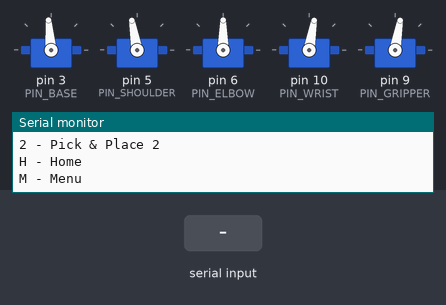
Recording of a program running on a simulated Arduino Uno, built with avr-gcc and run on an emulated ATmega328P. Parts: 5 × servo, the last lines printed to the serial monitor. Inputs (shaded band) come from the test bench.

Above: at 3.9 s.
4.0 s: "1\n" received over Serial
At 5.67 s:
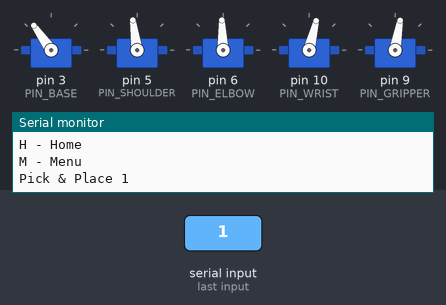
At 9.7 s:
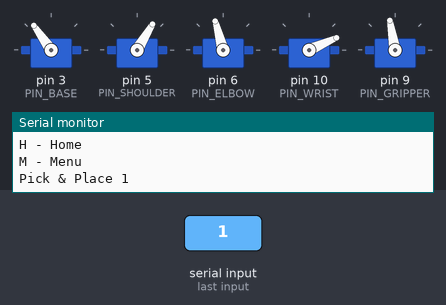
Timing chart, 0 to 23.9 s (numbered marks = the images above; inputs shaded):
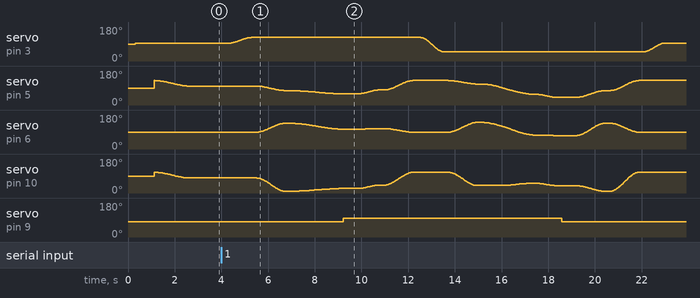

Measured:
- after the input at 4.0 s, servo on pin 9 (PIN_GRIPPER): 80° → 100° after 5.2 s, → 80° 9.4 s later

The program:

main.cpp
```cpp
#include <Arduino.h>
#include <Servo.h>
#include <math.h>

// Easing profiles
float getSCurveProgress(float t) { t = constrain(t, 0.0, 1.0); return 3.0 * t * t - 2.0 * t * t * t; }
float getSmoothstepProgress(float t) { t = constrain(t, 0.0, 1.0); return t * t * (3.0 - 2.0 * t); }

// Robot dimensions (mm)
const float L1 = 90.0;   // Base height
const float L2 = 105.0;  // Shoulder link
const float L3 = 145.0;  // Elbow link
const float L4 = 150.0;  // Gripper length

// Calibrated offsets
const int OFFSET_BASE     = 5;
const int OFFSET_SHOULDER = 10;
const int OFFSET_ELBOW    = 0;
const int OFFSET_WRIST    = -10;

// Gripper
const int GRIPPER_OPEN_ANGLE = 80;
const int GRIPPER_CLOSED_ANGLE = 100;

// Pins
const int PIN_BASE     = 3;
const int PIN_SHOULDER = 5;
const int PIN_ELBOW    = 6;
const int PIN_WRIST    = 10;
const int PIN_GRIPPER  = 9;

// Debug switches
const bool DEBUG_IK = false;

Servo sBase, sShoulder, sElbow, sWrist, sGripper;

// Current joint states (deg)
float curBase = 90, curShoulder = 120, curElbow = 90, curWrist = 120;

// Prototypes
void smoothMoveAll(float targetShoulder, float targetElbow, float targetWrist, int duration_ms = 1500);
void BaseMove(float targetBase, int duration_ms = 800);
void calculateIK(float r, float theta, float z, float &t1, float &t2, float &t3);
void moveToPosition(float r, float theta, float z);
void pickAndPlace(float pickR, float pickTheta, float pickZ, float placeR, float placeTheta, float placeZ);

void setup() {
  Serial.begin(9600);
  sBase.attach(PIN_BASE);
  sShoulder.attach(PIN_SHOULDER);
  sElbow.attach(PIN_ELBOW);
  sWrist.attach(PIN_WRIST);
  sGripper.attach(PIN_GRIPPER);

  // Home
  sGripper.write(GRIPPER_OPEN_ANGLE);
  delay(300);
  BaseMove(90);
  smoothMoveAll(90, 90, 90);

  Serial.println("=== ROBOT ARM CONTROL ===");
  Serial.println("B - Base rotation test");
  Serial.println("A - Arm movement test");
  Serial.println("P - Pick & Place 1");
  Serial.println("2 - Pick & Place 2");
  Serial.println("H - Home");
  Serial.println("M - Menu");
}

void loop() {
  if (Serial.available() == 0) return;
  String input = Serial.readStringUntil('\n');
  input.trim(); input.toUpperCase();
  if (input.length() == 0) return;
  char command = input.charAt(0);

  if (command == 'B') {
    Serial.println("Base test");
    BaseMove(0, 900); delay(300);
    BaseMove(120, 900); delay(300);
    BaseMove(180, 900); delay(300);

  } else if (command == 'A') {
    Serial.println("Arm test");
    smoothMoveAll(120, 90, 120, 1200); delay(300);
    smoothMoveAll(30, 75, 45, 1200);

  } else if (command == '1') {
    Serial.println("Pick & Place 1");
    pickAndPlace(300, 120, 50, 350, 45, 50);

  } else if (command == '2') {
    Serial.println("Pick & Place 2");
    pickAndPlace(320, 60, 50, 280, 120, 50);

  } else if (command == 'H') {
    Serial.println("Home");
    BaseMove(90);
    smoothMoveAll(90, 90, 90);
    sGripper.write(GRIPPER_OPEN_ANGLE);

  } else if (command == 'M') {
    Serial.println("=== ROBOT ARM CONTROL ===");
    Serial.println("B - Base rotation test");
    Serial.println("A - Arm movement test");
    Serial.println("1 - Pick & Place 1");
    Serial.println("2 - Pick & Place 2");
    Serial.println("H - Home");
    Serial.println("M - Menu");

  } else {
    Serial.println("Unknown command. Press M for menu.");
  }
}

// Base movement with S-curve
void BaseMove(float targetBase, int duration_ms) {
  int totalSteps = 80;
  int stepDelay = max(5, duration_ms / totalSteps);
  float diffBase = targetBase - curBase;
  for (int i = 0; i <= totalSteps; i++) {
    float eased = getSCurveProgress((float)i / totalSteps);
    float tempBase = curBase + (diffBase * eased);
    sBase.write(constrain(tempBase + OFFSET_BASE, 0, 180));
    delay(stepDelay);
  }
  sBase.write(constrain(targetBase + OFFSET_BASE, 0, 180));
  curBase = targetBase;
}

// Shoulder/Elbow/Wrist movement with smoothstep
void smoothMoveAll(float targetShoulder, float targetElbow, float targetWrist, int duration_ms) {
  int totalSteps = 100;
  int stepDelay = max(5, duration_ms / totalSteps);
  float diffShoulder = targetShoulder - curShoulder;
  float diffElbow = targetElbow - curElbow;
  float diffWrist = targetWrist - curWrist;
  for (int i = 0; i <= totalSteps; i++) {
    float eased = getSmoothstepProgress((float)i / totalSteps);
    float tempShoulder = curShoulder + (diffShoulder * eased);
    float tempElbow = curElbow + (diffElbow * eased);
    float tempWrist = curWrist + (diffWrist * eased);
    sShoulder.write(constrain(tempShoulder + OFFSET_SHOULDER, 0, 180));
    sElbow.write(constrain(tempElbow + OFFSET_ELBOW, 0, 180));
    sWrist.write(constrain(tempWrist + OFFSET_WRIST, 0, 180));
    delay(stepDelay);
  }
  sShoulder.write(constrain(targetShoulder + OFFSET_SHOULDER, 0, 180));
  sElbow.write(constrain(targetElbow + OFFSET_ELBOW, 0, 180));
  sWrist.write(constrain(targetWrist + OFFSET_WRIST, 0, 180));
  curShoulder = targetShoulder; curElbow = targetElbow; curWrist = targetWrist;
}

// IK path planning with waypoints along R from 240 to target R
void moveToPosition(float r, float theta, float z) {
  const int NUM_WAYPOINTS = 3;
  float waypointAngles[NUM_WAYPOINTS][3];
  float startR = 240.0;
  float stepR = (r - startR) / (NUM_WAYPOINTS - 1);

  for (int i = 0; i < NUM_WAYPOINTS; i++) {
    float currentR = startR + (stepR * i);
    float t1, t2, t3;
    calculateIK(currentR, theta, z, t1, t2, t3);
    waypointAngles[i][0] = t1;
    waypointAngles[i][1] = t2;
    waypointAngles[i][2] = t3;
  }

  BaseMove(theta, 1000);
  delay(200);

  // Move to first waypoint
  smoothMoveAll(waypointAngles[0][0], waypointAngles[0][1], waypointAngles[0][2], 1200);
  delay(150);

  // Sweep through waypoints
  int totalSteps = 150;
  int stepDelay = 15;
  float targetShoulder = waypointAngles[NUM_WAYPOINTS - 1][0];
  float targetElbow = waypointAngles[NUM_WAYPOINTS - 1][1];
  float targetWrist = waypointAngles[NUM_WAYPOINTS - 1][2];

  for (int step = 0; step <= totalSteps; step++) {
    float eased = getSmoothstepProgress((float)step / totalSteps);
    float waypointProgress = eased * (NUM_WAYPOINTS - 1);
    int idx = (int)waypointProgress;
    float localProgress = waypointProgress - idx;
    if (idx >= NUM_WAYPOINTS - 1) { idx = NUM_WAYPOINTS - 2; localProgress = 1.0; }

    float shoulder = waypointAngles[idx][0] + (waypointAngles[idx + 1][0] - waypointAngles[idx][0]) * localProgress;
    float elbow    = waypointAngles[idx][1] + (waypointAngles[idx + 1][1] - waypointAngles[idx][1]) * localProgress;
    float wrist    = waypointAngles[idx][2] + (waypointAngles[idx + 1][2] - waypointAngles[idx][2]) * localProgress;

    sShoulder.write(constrain(shoulder + OFFSET_SHOULDER, 0, 180));
    sElbow.write(constrain(elbow + OFFSET_ELBOW, 0, 180));
    sWrist.write(constrain(wrist + OFFSET_WRIST, 0, 180));
    delay(stepDelay);
  }

  sShoulder.write(constrain(targetShoulder + OFFSET_SHOULDER, 0, 180));
  sElbow.write(constrain(targetElbow + OFFSET_ELBOW, 0, 180));
  sWrist.write(constrain(targetWrist + OFFSET_WRIST, 0, 180));
  curShoulder = targetShoulder; curElbow = targetElbow; curWrist = targetWrist;
}

// Pick & Place sequence (with safe poses)
void pickAndPlace(float pickR, float pickTheta, float pickZ, float placeR, float placeTheta, float placeZ) {
  // Open gripper
  sGripper.write(GRIPPER_OPEN_ANGLE); delay(300);

  // Approach pick
  moveToPosition(pickR, pickTheta, pickZ);

  // Pick
  sGripper.write(GRIPPER_CLOSED_ANGLE); delay(600);

  // Lift up Z+50
  float t1_lift, t2_lift, t3_lift;
  calculateIK(pickR, pickTheta, pickZ + 50, t1_lift, t2_lift, t3_lift);
  smoothMoveAll(t1_lift, t2_lift, t3_lift, 900); delay(200);

  // Move to safe joint pose before base turn
  smoothMoveAll(120, 90, 120, 1200); delay(300);

  // Approach place from above (Z+50)
  moveToPosition(placeR, placeTheta, placeZ + 50);

  // Vertical down to place
  float t1_place, t2_place, t3_place;
  calculateIK(placeR, placeTheta, placeZ, t1_place, t2_place, t3_place);
  smoothMoveAll(t1_place, t2_place, t3_place, 900); delay(200);

  // Release
  sGripper.write(GRIPPER_OPEN_ANGLE); delay(600);

  // Retract horizontally to (240, theta, Z)
  float t1_ret, t2_ret, t3_ret;
  calculateIK(240.0, placeTheta, placeZ, t1_ret, t2_ret, t3_ret);
  smoothMoveAll(t1_ret, t2_ret, t3_ret, 1200); delay(200);

  // Lift to safe pose, then base to 90
  smoothMoveAll(120, 90, 120, 1200); delay(200);
  BaseMove(90, 900); delay(200);
}

// Inverse kinematics
void calculateIK(float r, float theta, float z, float &t1, float &t2, float &t3) {
  float a = r - L4; // planar reach correction
  float d = L1 - z; // vertical offset
  float b = L3;
  float c = L2;

  float K = (a*a + b*b + d*d - c*c) / 2.0;
  float sqrt_term = sqrt(a*a + d*d);
  float Alfa = asin(K / (b * sqrt_term)) - atan2(d, a); // radians

  float X = atan2(b * cos(Alfa) - d, a - b * sin(Alfa));
  t1 = X * (180.0 / PI);

  Alfa = Alfa * (180.0 / PI);
  t2 = 90 + t1 - Alfa;
  t3 = Alfa;

  if (DEBUG_IK) {
    Serial.println("--- IK ---");
    Serial.print("r="); Serial.print(r);
    Serial.print(" th="); Serial.print(theta);
    Serial.print(" z="); Serial.println(z);
    Serial.print("t1="); Serial.print(t1);
    Serial.print(" t2="); Serial.print(t2);
    Serial.print(" t3="); Serial.println(t3);
  }
}
```

ik_test.cpp
```cpp
#include <Arduino.h>
#include <Servo.h>
#include <math.h>

// --- ROBOT DIMENSIONS ---
const float L1 = 90.0;   // Base Height
const float L2 = 105.0;  // Shoulder Link
const float L3 = 145.0;  // Elbow Link
const float L4 = 170.0;  // Gripper Length

// --- CALIBRATED OFFSETS ---
const int OFFSET_BASE     = 5;
const int OFFSET_SHOULDER = 10;
const int OFFSET_ELBOW    = 0;
const int OFFSET_WRIST    = -10;

// --- PINS ---
const int PIN_BASE     = 3;
const int PIN_SHOULDER = 5;
const int PIN_ELBOW    = 6;
const int PIN_WRIST    = 10;
const int PIN_GRIPPER  = 8;

Servo sBase, sShoulder, sElbow, sWrist, sGripper;

// Global variables to store current positions
float curBase = 90, curShoulder = 90, curElbow = 90, curWrist = 90;

// Function prototypes
void smoothMoveAll(float targetShoulder, float targetElbow, float targetWrist);
void BaseMove(float targetBase);
void calculateIK(float r, float theta, float z, float &t1, float &t2, float &t3);

void setup() {
  Serial.begin(9600);
  sBase.attach(PIN_BASE);
  sShoulder.attach(PIN_SHOULDER);
  sElbow.attach(PIN_ELBOW);
  sWrist.attach(PIN_WRIST);
  sGripper.attach(PIN_GRIPPER);

  // Initialize Home
  BaseMove(90);
  smoothMoveAll(90, 90, 90);

  Serial.println("=== IK TEST MODE ===");
  Serial.println();

  // Test IK with your values
  Serial.println("=== Testing IK with R=275, Z=53.36 ===");
  float test_r = 275.0;
  float test_theta = 90.0;
  float test_z = 53.36;
  float test_t1, test_t2, test_t3;

  calculateIK(test_r, test_theta, test_z, test_t1, test_t2, test_t3);

  Serial.println();
  Serial.println("Commands:");
  Serial.println("  T - Test with R=275, Z=53.36");
  Serial.println("  M R,Theta,Z - Manual input (e.g., M 275,90,53.36)");
  Serial.println("  H - Home position");
}

void loop() {
  if (Serial.available() > 0) {
    String input = Serial.readStringUntil('\n');
    input.trim();
    input.toUpperCase();

    if (input.length() == 0) return;

    char command = input.charAt(0);

    if (command == 'T') {
      // Test with specified values
      Serial.println("\n=== Testing R=275, Z=53.36 ===");
      float t1, t2, t3;
      calculateIK(275.0, 90.0, 53.36, t1, t2, t3);

      Serial.print("\nMoving to calculated position...");
      BaseMove(90.0);
      smoothMoveAll(t1, t2, t3);
      Serial.println("Done!");

    } else if (command == 'M') {
      // Manual input: M R,Theta,Z
      int comma1 = input.indexOf(',');
      int comma2 = input.indexOf(',', comma1 + 1);

      if (comma1 > 0 && comma2 > 0) {
        float r = input.substring(2, comma1).toFloat();
        float theta = input.substring(comma1 + 1, comma2).toFloat();
        float z = input.substring(comma2 + 1).toFloat();

        Serial.print("\n=== Testing R="); Serial.print(r);
        Serial.print(", Theta="); Serial.print(theta);
        Serial.print(", Z="); Serial.print(z); Serial.println(" ===");

        float t1, t2, t3;
        calculateIK(r, theta, z, t1, t2, t3);

        Serial.print("\nMoving to calculated position...");
        BaseMove(theta);
        smoothMoveAll(t1, t2, t3);
        Serial.println("Done!");
      } else {
        Serial.println("Format: M R,Theta,Z (e.g., M 275,90,53.36)");
      }

    } else if (command == 'H') {
      // Home position
      Serial.println("\nReturning to home position...");
      BaseMove(90);
      smoothMoveAll(90, 90, 90);
      Serial.println("Home position reached!");
    }
  }
}

// Smooth movement for Base only
void BaseMove(float targetBase) {
  int steps = 20; // Number of small steps
  int stepDelay = 50; // Delay between steps in ms

  float diffBase = (targetBase - curBase) / steps;

  for (int i = 1; i <= steps; i++) {
    float tempBase = curBase + (diffBase * i);
    sBase.write(constrain(tempBase + OFFSET_BASE, 0, 180));
    delay(stepDelay);
  }

  // Ensure final position is exact
  sBase.write(constrain(targetBase + OFFSET_BASE, 0, 180));
  curBase = targetBase;
}

// Smooth movement for Shoulder, Elbow, and Wrist (no Base)
void smoothMoveAll(float targetShoulder, float targetElbow, float targetWrist) {
  int steps = 20; // Number of small steps (Higher = Smoother/Slower)
  int stepDelay = 50; // Delay between steps in ms

  float diffShoulder = (targetShoulder - curShoulder) / steps;
  float diffElbow = (targetElbow - curElbow) / steps;
  float diffWrist = (targetWrist - curWrist) / steps;

  for (int i = 1; i <= steps; i++) {
    // Calculate intermediate positions
    float tempShoulder = curShoulder + (diffShoulder * i);
    float tempElbow = curElbow + (diffElbow * i);
    float tempWrist = curWrist + (diffWrist * i);

    // Write to servos simultaneously
    sShoulder.write(constrain(tempShoulder + OFFSET_SHOULDER, 0, 180));
    sElbow.write(constrain(tempElbow + OFFSET_ELBOW, 0, 180));
    sWrist.write(constrain(tempWrist + OFFSET_WRIST, 0, 180));

    delay(stepDelay); // Wait between steps
  }

  // Ensure final position is exact
  sShoulder.write(constrain(targetShoulder + OFFSET_SHOULDER, 0, 180));
  sElbow.write(constrain(targetElbow + OFFSET_ELBOW, 0, 180));
  sWrist.write(constrain(targetWrist + OFFSET_WRIST, 0, 180));

  // Update global current positions
  curShoulder = targetShoulder;
  curElbow = targetElbow;
  curWrist = targetWrist;
}

// Inverse Kinematics: Calculate joint angles from cylindrical coordinates
// Input: r (radial distance), theta (base angle in degrees), z (height)
// Output: t1 (shoulder angle), t2 (elbow angle), t3 (wrist angle)
void calculateIK(float r, float theta, float z, float &t1, float &t2, float &t3) {
  float a = r - L4; // Adjust for gripper length
  float d = L1 - z; // Adjust for base height
  float b = L3; // Elbow link length
  float c = L2; // Shoulder link length

  // Calculate K using the formula: K = (a² + b² + d² - c²) / 2
  float K = (a*a + b*b + d*d - c*c) / 2.0;

  // Calculate Y = arcsin(K / b*√(a² + d²)) - arctan(d/a)
  float sqrt_term = sqrt(a*a + d*d);
  float arcsin_term = asin(K / (b * sqrt_term));
  float arctan_term = atan2(d, a);

  float Alfa = arcsin_term - arctan_term; // Y in radians

  // Calculate X = atan2(b*cos(Y) - d, a - b*sin(Y))
  // This gives us t1 (shoulder angle)
  float X = atan2(b * cos(Alfa) - d, a - b * sin(Alfa));
  t1 = X * (180.0 / PI); // Convert to degrees

  // Calculate elbow angle (Alfa converted to degrees)
  Alfa = Alfa * (180.0 / PI);
  t2 = 90 + t1 - Alfa;

  // Calculate wrist angle to keep gripper horizontal
  t3 = Alfa;

  // Debug output
  Serial.println("--- IK Calculation Details ---");
  Serial.print("Input: r="); Serial.print(r);
  Serial.print(" theta="); Serial.print(theta);
  Serial.print(" z="); Serial.println(z);
  Serial.println();
  Serial.print("Intermediate values:");
  Serial.print("  a="); Serial.print(a);
  Serial.print("  d="); Serial.print(d);
  Serial.print("  K="); Serial.println(K);
  Serial.println();
  Serial.println("Output angles:");
  Serial.print("  Alfa(Y) = "); Serial.print(Alfa); Serial.println("°");
  Serial.print("  t1(X)   = "); Serial.print(t1); Serial.println("° (Shoulder)");
  Serial.print("  t2      = "); Serial.print(t2); Serial.println("° (Elbow)");
  Serial.print("  t3      = "); Serial.print(t3); Serial.println("° (Wrist)");
  Serial.println("------------------------------");
}
```

test.cpp
```cpp

```
